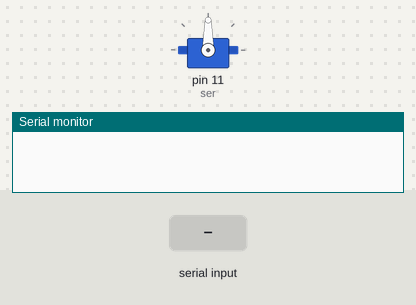
This sketch was run on a simulated Arduino Uno, built with avr-gcc and run on an emulated ATmega328P. Shown: servo, the last lines printed to the serial monitor. Inputs (shaded band) come from the test bench.

Above: at 1.2 s.
1.3 s: byte 30 received over Serial
At 1.6 s:
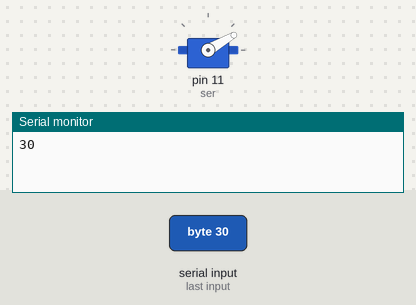
2.8 s: byte 120 received over Serial
At 4.0 s:
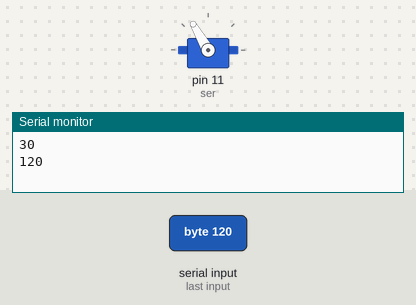
Timing chart, 0 to 5.8 s (numbered marks = the images above; inputs shaded):
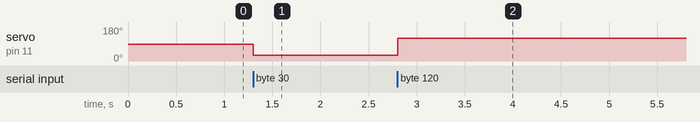

Measured:
- after the input at 1.3 s, servo on pin 11 (ser): 90° → 30° at once
- after the input at 2.8 s, servo on pin 11 (ser): 30° → 120° at once

The sketch:

serial.ino
```cpp
#include <Servo.h>

Servo ser;

void setup() {
  // put your setup code here, to run once:
  Serial.begin(9600);
  ser.attach(11);
  ser.write(90);
}

void loop() {
  // put your main code here, to run repeatedly:
  if (Serial.available())
  {
    int in = Serial.read();
    Serial.println(in);
    ser.write(in);
  }
}
```
